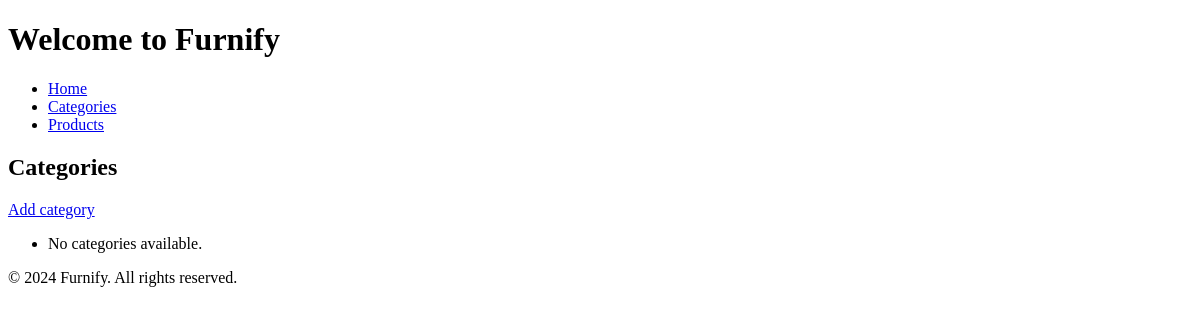
The page /inventory/categories/ on the database as committed earlier.
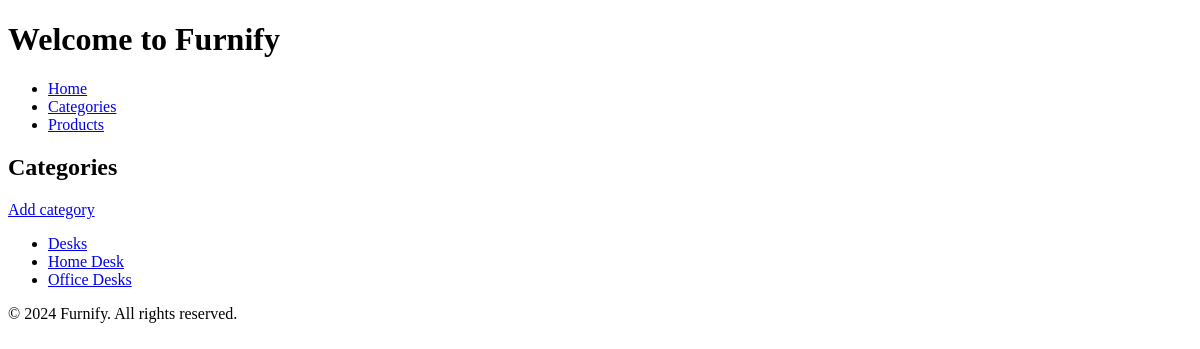
The same page on the database as committed later.
### apps/inventory/models.py (models this page shows, shortened)
class Category(models.Model):
    name: str = models.CharField(
        'name',
        max_length=100,
        unique=True,
        help_text="Name of the category (must be unique)."
    )
    slug: str = models.SlugField(
        'slug',
        max_length=100,
        unique=True,
        blank=True,
        help_text="URL-friendly identifier for SEO (must be unique)."
    )
    description: str = models.TextField(
        'description',
        blank=True, # The field is optional in forms.
        help_text="Detailed description of the category."
    )
    parent: Category | None = models.ForeignKey(
        'self',
        verbose_name='parent category',
        null=True,     # Allows the value in the database to be NULL (for root categories).
        blank=True,    # Allows the field to be empty in forms.
        related_name='children', # Allows accessing subcategories with `category.children.all()`.
        on_delete=models.PROTECT, # NEW CONCEPT: Prevents deletion if it has children.
        help_text="Parent category to which this subcategory belongs."
    )
    created_at: datetime.datetime = models.DateTimeField(auto_now_add=True)
    updated_at: datetime.datetime = models.DateTimeField(auto_now=True)
    class Meta:
        verbose_name = "Category"
        verbose_name_plural = "Categories"
        ordering = ['name']
    def get_absolute_url(self) -> str:
        return reverse('inventory:category_details', kwargs={'slug': self.slug})

### apps/inventory/views.py (the view)
# urls.py: path('categories/', views.CategoryListView.as_view(), name='category_list'),
class CategoryListView(ListView):
    model = Category
    template_name = 'inventory/category_list.html'
    context_object_name = 'categories'

### apps/inventory/templates/inventory/category_list.html (shortened to what this page needs)
{% extends 'base.html' %}
{% block content %}
    <h2>Categories</h2>
    <a href="{% url 'inventory:category_add' %}">Add category</a>
    <ul>
        {% for category in categories %}
            <li>
                <a href="{{ category.get_absolute_url }}">{{ category.name }}</a>
            </li>
        {% empty %}
            <li>No categories available.</li>
        {% endfor %}
    </ul>
{% endblock %}

Rows that differ between the two databases and show on the page:
added Category: name "Desks"
added Category: name "Home Desk"
added Category: name "Office Desks"
Other text that changed with them:
text no longer shown: "No categories available."
